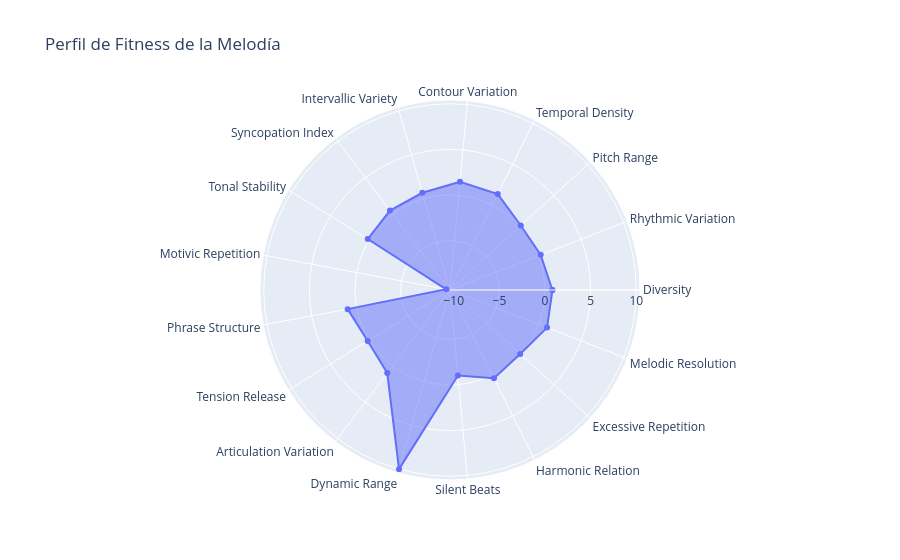

Source (notebook cell):
### Markdown cell above
# Fitness

### Code cell
fitness = ScoreFitness()
fitness.plot(melody)

### Figure 1 — Plotly figure (JSON) as saved in the notebook; plotly's stock layout.template omitted (floating-point values rounded to 4 significant figures)
{"data": [{"fill": "toself", "name": "Aspectos", "r": [0.8125, 0.25, 0.08661, 1.333, 1.5, 0.6667, 0.5, 0.1875, -10, 1, 0.2, 1, 10, -1, 0.4, 0, 1, 0.8125], "theta": ["Diversity", "Rhythmic Variation", "Pitch Range", "Temporal Density", "Contour Variation", "Intervallic Variety", "Syncopation Index", "Tonal Stability", "Motivic Repetition", "Phrase Structure", "Tension Release", "Articulation Variation", "Dynamic Range", "Silent Beats", "Harmonic Relation", "Excessive Repetition", "Melodic Resolution", "Diversity"], "type": "scatterpolar"}], "layout": {"polar": {"radialaxis": {"visible": true}}, "showlegend": false, "title": {"text": "Perfil de Fitness de la Melodía"}}}
